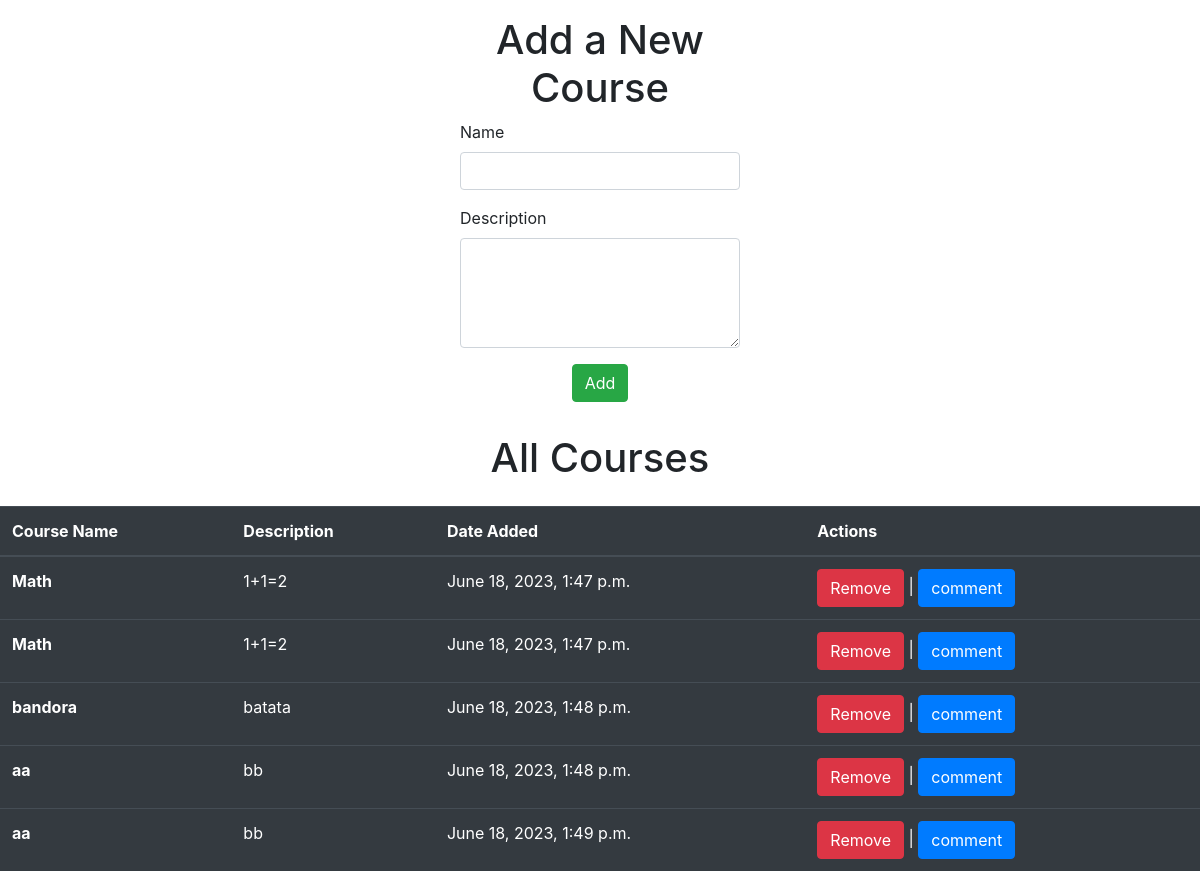
The app's page /, older data.
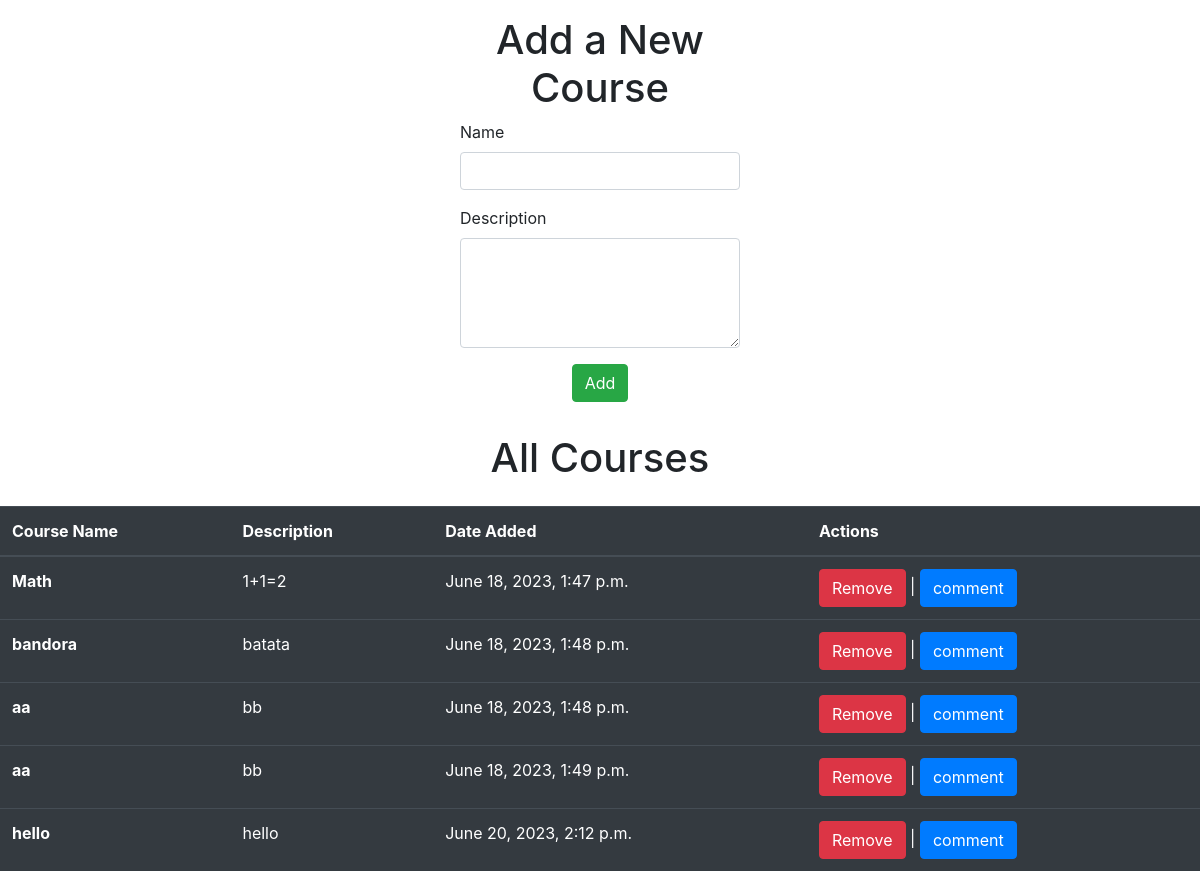
The same page, newer data.
### courses_app/models.py (models this page shows)
class Course(models.Model):
    name = models.CharField(max_length=255)
    comm = models.ManyToManyField(Comment, related_name="course_comm")
    created_at = models.DateTimeField(auto_now_add=True)
    updated_at = models.DateTimeField(auto_now=True)
    objects = CourseManager()

class Description(models.Model):
    course = models.OneToOneField(Course, on_delete=models.CASCADE)
    description = models.CharField(max_length=255)
    created_at = models.DateTimeField(auto_now_add=True)
    updated_at = models.DateTimeField(auto_now=True)

### courses_app/views.py (the view)
# urls.py: path('', views.index),
def index(request):
    context = {
        "all_the_courses": Course.objects.all(),
        "all_the_desc": Description.objects.all()
    }
    return render(request, "index.html", context)

### courses_app/templates/index.html (shortened to what this page needs)
<!DOCTYPE html>
<html lang="en">
  <head>
    <link
      rel="stylesheet"
      href="https://cdn.jsdelivr.net/npm/bootstrap@4.3.1/dist/css/bootstrap.min.css"
    />
  </head>
  <body>
    <div class="d-flex justify-content-around p-2">
      <form
        class="d-grid justify-content-around p-2 w-25"
        action="create_course"
        method="POST"
      >
        <h1 class="text-center">Add a New Course</h1>
        <div class="form-group">
          <label for="name"> Name</label>
          <input type="text" class="form-control" id="name" name="name" />
        </div>
        <div class="form-group">
          <label for="desc">Description</label>
          <textarea
            class="form-control"
            id="desc"
            name="desc"
            rows="4"
          ></textarea>
        </div>
        <div class="d-flex justify-content-center align-items-center">
          <button type="submit" class="btn btn-success">Add</button>
        </div>
      </form>
    </div>
    <h1 class="text-center p-3">All Courses</h1>
    <table class="table table-dark">
      <thead>
        <tr>
          <th scope="col">Course Name</th>
          <th scope="col">Description</th>
          <th scope="col">Date Added</th>
          <th scope="col">Actions</th>
        </tr>
      </thead>
      <tbody>
        {% for course in all_the_courses %}
        <tr>
          <th scope="row">{{course.name}}</th>
          <td>{{course.description.description}}</td>
          <td>{{course.created_at}}</td>
          <td>
            <a href="view_remove/{{course.id}}" class="btn btn-danger"
              >Remove</a
            >
            |
            <a class="btn btn-primary" href="/comment/{{ course.id }}"
              >comment</a
            >
          </td>
        </tr>
        {% endfor %}
      </tbody>
    </table>
  </body>
</html>

Row changes from the older to the newer data that the page shows:
removed Course: name "Math", description.description "1+1=2", created_at "June 18, 2023, 1:47 p.m."
added Course: name "hello", description.description "hello", created_at "June 20, 2023, 2:12 p.m."
